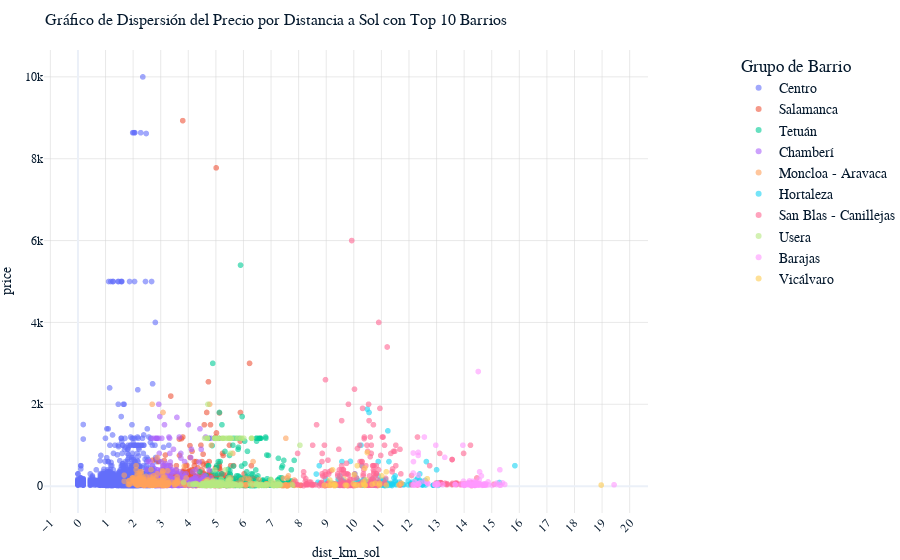

Here is the notebook cell this chart was saved with:
### Code cell
# Creamos el gráfico de dispersión con Plotly para los top 10 barrios
scatter_plot_top10 = px.scatter(
    top_10_expensive_neighbourhoods_df,
    x="dist_km_sol",
    y="price",
    color="neighbourhood_group",
    title='Gráfico de Dispersión del Precio por Distancia a Sol con Top 10 Barrios',
    labels={'dist_km_sol', 'price'},
    color_discrete_sequence=px.colors.qualitative.Plotly,  # Cambiado de Husl a Plotly
    opacity=0.6
)

# Mejoramos la legibilidad de las etiquetas
scatter_plot_top10.update_layout(
    title_font_size=16,
    xaxis_title_font_size=14,
    yaxis_title_font_size=14,
    xaxis_tickfont_size=12,
    yaxis_tickfont_size=12,
    legend_title_font_size=16,  # Aumentar el tamaño de la fuente del título de la leyenda
    legend_font_size=14,  # Aumentar el tamaño de la fuente de la leyenda
    legend=dict(title='Grupo de Barrio', x=1.15, y=1),
    xaxis=dict(tickmode='linear', tick0=0, dtick=1),  # Configurar los ticks del eje x
    margin=dict(l=0, r=0, t=50, b=0)  # Ajustar los márgenes
)

# Añadiremos una cuadrícula para mejorar la legibilidad
scatter_plot_top10.update_xaxes(showgrid=True, gridwidth=0.5, gridcolor='LightGrey', tickangle=-45)
scatter_plot_top10.update_yaxes(showgrid=True, gridwidth=0.5, gridcolor='LightGrey')

# Mostramos el gráfico
scatter_plot_top10.show()

### Figure 1 — Plotly figure (JSON) as saved in the notebook; plotly's stock layout.template omitted (floating-point values rounded to 4 significant figures; data arrays with more than 128 entries replaced by an {"elided": "..."} marker saying what was removed)
{"data": [{"hovertemplate": "neighbourhood_group=Centro<br>dist_km_sol=%{x}<br>price=%{y}<extra></extra>", "legendgroup": "Centro", "marker": {"color": "#636EFA", "opacity": 0.6, "symbol": "circle"}, "mode": "markers", "name": "Centro", "showlegend": true, "x": {"elided": "7521 float values"}, "xaxis": "x", "y": {"elided": "7521 int values"}, "yaxis": "y", "type": "scattergl"}, {"hovertemplate": "neighbourhood_group=Salamanca<br>dist_km_sol=%{x}<br>price=%{y}<extra></extra>", "legendgroup": "Salamanca", "marker": {"color": "#EF553B", "opacity": 0.6, "symbol": "circle"}, "mode": "markers", "name": "Salamanca", "showlegend": true, "x": {"elided": "1077 float values"}, "xaxis": "x", "y": {"elided": "1077 int values"}, "yaxis": "y", "type": "scattergl"}, {"hovertemplate": "neighbourhood_group=Tetuán<br>dist_km_sol=%{x}<br>price=%{y}<extra></extra>", "legendgroup": "Tetuán", "marker": {"color": "#00CC96", "opacity": 0.6, "symbol": "circle"}, "mode": "markers", "name": "Tetuán", "showlegend": true, "x": {"elided": "629 float values"}, "xaxis": "x", "y": {"elided": "629 int values"}, "yaxis": "y", "type": "scattergl"}, {"hovertemplate": "neighbourhood_group=Chamberí<br>dist_km_sol=%{x}<br>price=%{y}<extra></extra>", "legendgroup": "Chamberí", "marker": {"color": "#AB63FA", "opacity": 0.6, "symbol": "circle"}, "mode": "markers", "name": "Chamberí", "showlegend": true, "x": {"elided": "973 float values"}, "xaxis": "x", "y": {"elided": "973 int values"}, "yaxis": "y", "type": "scattergl"}, {"hovertemplate": "neighbourhood_group=Moncloa - Aravaca<br>dist_km_sol=%{x}<br>price=%{y}<extra></extra>", "legendgroup": "Moncloa - Aravaca", "marker": {"color": "#FFA15A", "opacity": 0.6, "symbol": "circle"}, "mode": "markers", "name": "Moncloa - Aravaca", "showlegend": true, "x": {"elided": "430 float values"}, "xaxis": "x", "y": {"elided": "430 int values"}, "yaxis": "y", "type": "scattergl"}, {"hovertemplate": "neighbourhood_group=Hortaleza<br>dist_km_sol=%{x}<br>price=%{y}<extra></extra>", "legendgroup": "Hortaleza", "marker": {"color": "#19D3F3", "opacity": 0.6, "symbol": "circle"}, "mode": "markers", "name": "Hortaleza", "showlegend": true, "x": {"elided": "181 float values"}, "xaxis": "x", "y": {"elided": "181 int values"}, "yaxis": "y", "type": "scattergl"}, {"hovertemplate": "neighbourhood_group=San Blas - Canillejas<br>dist_km_sol=%{x}<br>price=%{y}<extra></extra>", "legendgroup": "San Blas - Canillejas", "marker": {"color": "#FF6692", "opacity": 0.6, "symbol": "circle"}, "mode": "markers", "name": "San Blas - Canillejas", "showlegend": true, "x": {"elided": "274 float values"}, "xaxis": "x", "y": {"elided": "274 int values"}, "yaxis": "y", "type": "scattergl"}, {"hovertemplate": "neighbourhood_group=Usera<br>dist_km_sol=%{x}<br>price=%{y}<extra></extra>", "legendgroup": "Usera", "marker": {"color": "#B6E880", "opacity": 0.6, "symbol": "circle"}, "mode": "markers", "name": "Usera", "showlegend": true, "x": {"elided": "221 float values"}, "xaxis": "x", "y": {"elided": "221 int values"}, "yaxis": "y", "type": "scattergl"}, {"hovertemplate": "neighbourhood_group=Barajas<br>dist_km_sol=%{x}<br>price=%{y}<extra></extra>", "legendgroup": "Barajas", "marker": {"color": "#FF97FF", "opacity": 0.6, "symbol": "circle"}, "mode": "markers", "name": "Barajas", "showlegend": true, "x": [12.33, 12.15, 15.47, 14.79, 15.18, 12.64, 14.15, 12.56, 14.25, 14.3, 12.15, 12.96, 13.22, 15.33, 14.69, 19.43, 14.79, 13.03, 14.52, 13.99, 12.93, 14.31, 12.22, 13.68, 13.67, 14.37, 14.14, 14.71, 14.41, 13.97, 13.97, 14.41, 14.14, 14.67, 14.44, 14.45, 12.68, 14.49, 14.77, 12.34, 14.43, 14.45, 14.31, 14.19, 13.88, 14.57, 14.41, 14.65, 14.35, 14.45, 15.17, 12.22, 14.16, 14.87, 13.04, 14.18, 14.53, 13.02, 14.37, 14.0, 14.39, 12.39, 14.0, 14.73, 14.54, 12.34, 14.51, 12.15, 12.33, 12.15, 14.56, 12.33, 12.68, 13.04, 12.56, 12.97, 14.63, 13.3, 14.54, 15.29, 12.34, 12.16, 13.95, 14.72, 15.29, 14.53, 14.25, 14.02, 14.02, 14.87, 15.02, 14.39, 14.76, 15.39, 12.95, 14.45, 14.25, 14.22, 14.61, 14.16, 14.35], "xaxis": "x", "y": [29, 35, 42, 60, 75, 95, 83, 120, 19, 27, 26, 36, 36, 23, 23, 33, 21, 28, 41, 21, 40, 25, 23, 35, 43, 30, 40, 56, 34, 37, 120, 38, 40, 26, 29, 33, 62, 33, 31, 60, 60, 75, 120, 126, 35, 59, 94, 18, 40, 40, 40, 99, 49, 30, 40, 39, 30, 59, 95, 42, 20, 80, 25, 25, 25, 825, 2800, 320, 270, 810, 350, 750, 62, 65, 1200, 1000, 250, 704, 155, 400, 50, 600, 1000, 38, 25, 68, 20, 20, 20, 104, 18, 16, 30, 80, 28, 25, 40, 30, 41, 80, 45], "yaxis": "y", "type": "scattergl"}, {"hovertemplate": "neighbourhood_group=Vicálvaro<br>dist_km_sol=%{x}<br>price=%{y}<extra></extra>", "legendgroup": "Vicálvaro", "marker": {"color": "#FECB52", "opacity": 0.6, "symbol": "circle"}, "mode": "markers", "name": "Vicálvaro", "showlegend": true, "x": [12.66, 8.934, 10.04, 9.132, 10.35, 9.296, 10.25, 10.11, 9.341, 10.39, 10.01, 11.18, 10.12, 11.73, 9.75, 10.94, 9.985, 18.97, 9.229, 10.4, 10.44, 11.02, 10.49, 11.18, 9.204, 10.93, 9.152, 10.42, 9.086, 10.66, 11.63, 9.695, 10.36, 10.78, 9.283, 9.314], "xaxis": "x", "y": [180, 20, 15, 150, 100, 10, 20, 30, 18, 17, 280, 25, 500, 65, 18, 65, 60, 26, 400, 440, 155, 250, 820, 350, 75, 20, 19, 25, 21, 45, 29, 25, 45, 69, 35, 46], "yaxis": "y", "type": "scattergl"}], "layout": {"xaxis": {"anchor": "y", "domain": [0, 1], "title": {"text": "dist_km_sol", "font": {"size": 14}}, "tickfont": {"size": 12}, "tickmode": "linear", "tick0": 0, "dtick": 1, "showgrid": true, "gridwidth": 0.5, "gridcolor": "LightGrey", "tickangle": -45}, "yaxis": {"anchor": "x", "domain": [0, 1], "title": {"text": "price", "font": {"size": 14}}, "tickfont": {"size": 12}, "showgrid": true, "gridwidth": 0.5, "gridcolor": "LightGrey"}, "legend": {"title": {"text": "Grupo de Barrio"}, "tracegroupgap": 0, "font": {"size": 14}, "x": 1.15, "y": 1}, "title": {"text": "Gráfico de Dispersión del Precio por Distancia a Sol con Top 10 Barrios", "font": {"size": 16}}, "margin": {"l": 0, "r": 0, "t": 50, "b": 0}}}
